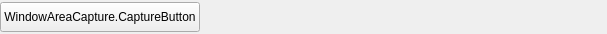
<?xml version="1.0" encoding="UTF-8"?>
<ui version="4.0">
 <class>AFQAreaSourceToolbar</class>
 <widget class="QWidget" name="AFQAreaSourceToolbar">
  <property name="geometry">
   <rect>
    <x>0</x>
    <y>0</y>
    <width>607</width>
    <height>34</height>
   </rect>
  </property>
  <property name="minimumSize">
   <size>
    <width>0</width>
    <height>34</height>
   </size>
  </property>
  <property name="maximumSize">
   <size>
    <width>16777215</width>
    <height>34</height>
   </size>
  </property>
  <property name="windowTitle">
   <string>Form</string>
  </property>
  <layout class="QHBoxLayout" name="horizontalLayout_2">
   <property name="spacing">
    <number>5</number>
   </property>
   <property name="leftMargin">
    <number>0</number>
   </property>
   <property name="topMargin">
    <number>0</number>
   </property>
   <property name="rightMargin">
    <number>0</number>
   </property>
   <property name="bottomMargin">
    <number>0</number>
   </property>
   <item>
    <widget class="QPushButton" name="buttonCapture">
     <property name="minimumSize">
      <size>
       <width>0</width>
       <height>30</height>
      </size>
     </property>
     <property name="maximumSize">
      <size>
       <width>16777215</width>
       <height>30</height>
      </size>
     </property>
     <property name="text">
      <string>WindowAreaCapture.CaptureButton</string>
     </property>
    </widget>
   </item>
   <item>
    <spacer name="horizontalSpacer">
     <property name="orientation">
      <enum>Qt::Horizontal</enum>
     </property>
     <property name="sizeType">
      <enum>QSizePolicy::Expanding</enum>
     </property>
     <property name="sizeHint" stdset="0">
      <size>
       <width>40</width>
       <height>20</height>
      </size>
     </property>
    </spacer>
   </item>
  </layout>
 </widget>
 <resources/>
 <connections/>
</ui>
